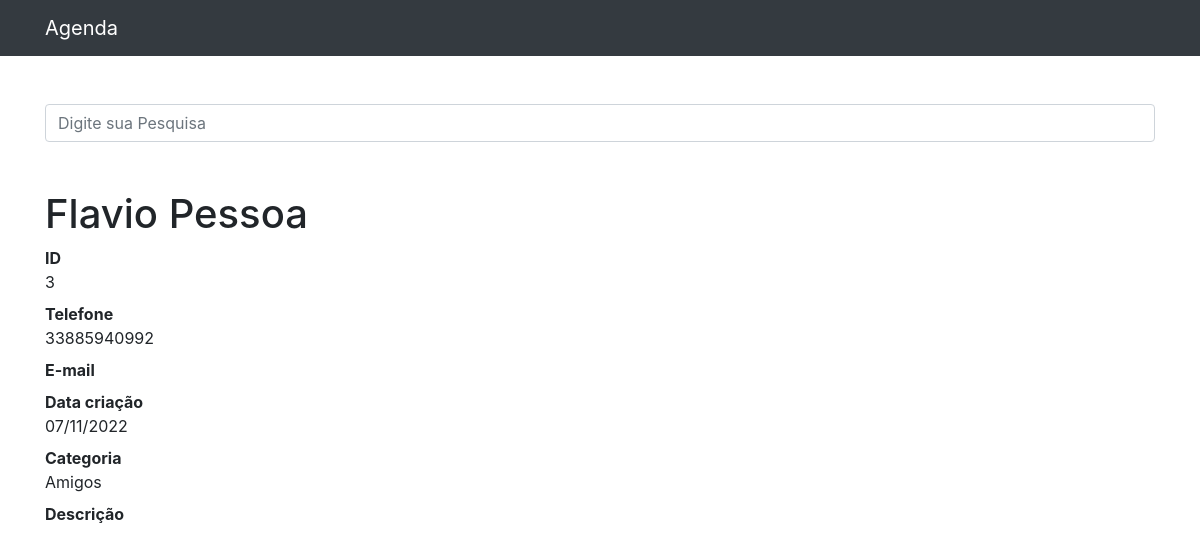
Page /3 on the committed database.
### contatos/models.py (models this page shows, shortened)
class Contato(models.Model):
    nome = models.CharField(max_length=255)
    sobrenome = models.CharField(max_length=255, blank=True)
    telefone = models.CharField(max_length=255)
    email = models.CharField(max_length=255, blank=True)
    data_criacao = models.DateTimeField(default=timezone.now)
    descricao = models.TextField(blank=True)
    categoria = models.ForeignKey(Categoria, on_delete=models.DO_NOTHING)
    mostrar = models.BooleanField(default=True)
    foto = models.ImageField(blank=True, upload_to='foto/%Y/%m')

class Categoria(models.Model):
    nome = models.CharField(max_length=255)
    def __str__(self) -> str:
        return self.nome

### contatos/views.py (the view)
# urls.py: path('<int:contato_id>',views.ver_contato, name='ver_contato'),
def ver_contato(request, contato_id):
    contato = get_object_or_404(Contato, id=contato_id)
    if not contato.mostrar:
        raise Http404()
    return render(request, "contatos/ver_contato.html", {"contato": contato})

### contatos/templates/contatos/ver_contato.html (shortened to what this page needs)
{% extends 'base.html' %}
{% block conteudo %}
<h1 class="mt-5">{{ contato.nome}} {{ contato.sobrenome}}</h1>
<dl>
    <dt>ID</dt>
    <dd>{{ contato.id }}</dd>
    <dt>Telefone</dt>
    <dd>{{ contato.telefone }}</dd>
    <dt>E-mail</dt>
    <dt>Data criação</dt>
    <dd>{{ contato.data_criacao|date:'d/m/Y' }}</dd>
    <dt>Categoria</dt>
    <dd>{{ contato.categoria }}</dd>
    <dt>Descrição</dt>
</dl>
{% endblock %}

### rows in the picture
Contato: nome "Flavio", sobrenome "Pessoa", id "3", telefone "33885940992", data_criacao "07/11/2022", categoria "Amigos"
